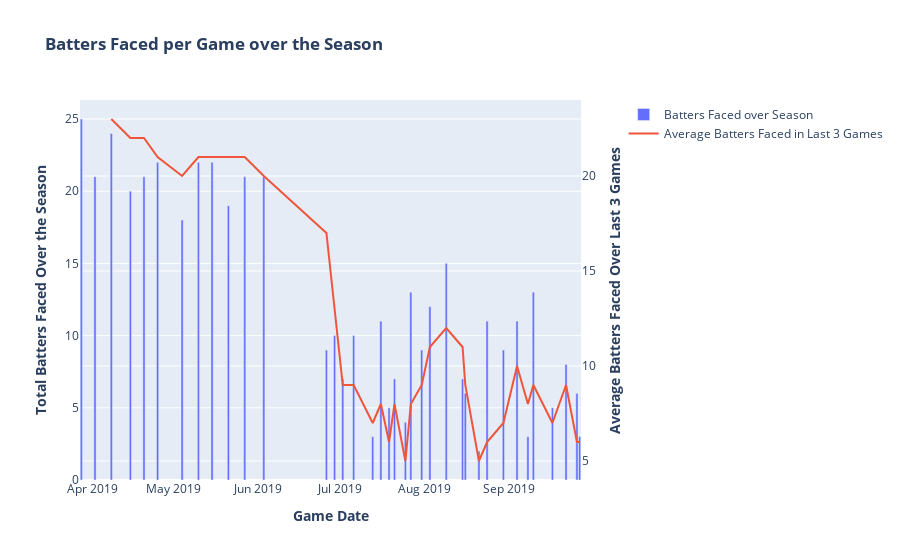

Notebook source saved alongside this figure:
### Code cell
plot_batters_faced_per_pitcher(joined_atbats)

### Figure 1 — Plotly figure (JSON) as saved in the notebook; plotly's stock layout.template omitted (floating-point values rounded to 4 significant figures)
{"data": [{"name": "Batters Faced over Season", "type": "bar", "x": ["2019-03-28", "2019-04-02", "2019-04-08", "2019-04-15", "2019-04-20", "2019-04-25", "2019-05-04", "2019-05-10", "2019-05-15", "2019-05-21", "2019-05-27", "2019-06-03", "2019-06-26", "2019-06-29", "2019-07-02", "2019-07-06", "2019-07-13", "2019-07-16", "2019-07-19", "2019-07-21", "2019-07-25", "2019-07-27", "2019-07-31", "2019-08-03", "2019-08-09", "2019-08-15", "2019-08-16", "2019-08-21", "2019-08-24", "2019-08-30", "2019-09-04", "2019-09-08", "2019-09-10", "2019-09-17", "2019-09-22", "2019-09-26", "2019-09-27"], "xaxis": "x", "y": [25, 21, 24, 20, 21, 22, 18, 22, 22, 19, 21, 21, 9, 10, 7, 10, 3, 11, 5, 7, 4, 13, 9, 12, 15, 7, 6, 2, 11, 9, 11, 3, 13, 5, 8, 6, 3], "yaxis": "y"}, {"name": "Average Batters Faced in Last 3 Games", "type": "scatter", "x": ["2019-03-28", "2019-04-02", "2019-04-08", "2019-04-15", "2019-04-20", "2019-04-25", "2019-05-04", "2019-05-10", "2019-05-15", "2019-05-21", "2019-05-27", "2019-06-03", "2019-06-26", "2019-06-29", "2019-07-02", "2019-07-06", "2019-07-13", "2019-07-16", "2019-07-19", "2019-07-21", "2019-07-25", "2019-07-27", "2019-07-31", "2019-08-03", "2019-08-09", "2019-08-15", "2019-08-16", "2019-08-21", "2019-08-24", "2019-08-30", "2019-09-04", "2019-09-08", "2019-09-10", "2019-09-17", "2019-09-22", "2019-09-26", "2019-09-27"], "xaxis": "x", "y": [null, null, 23, 22, 22, 21, 20, 21, 21, 21, 21, 20, 17, 13, 9, 9, 7, 8, 6, 8, 5, 8, 9, 11, 12, 11, 9, 5, 6, 7, 10, 8, 9, 7, 9, 6, 6], "yaxis": "y2"}], "layout": {"title": {"text": "<b>Batters Faced per Game over the Season</b>"}, "xaxis": {"anchor": "y", "domain": [0, 0.94], "title": {"text": "<b>Game Date</b>"}}, "yaxis": {"anchor": "x", "domain": [0, 1], "title": {"text": "<b>Total Batters Faced Over the Season</b>"}}, "yaxis2": {"anchor": "x", "overlaying": "y", "side": "right", "title": {"text": "<b>Average Batters Faced Over Last 3 Games</b>"}}}}
